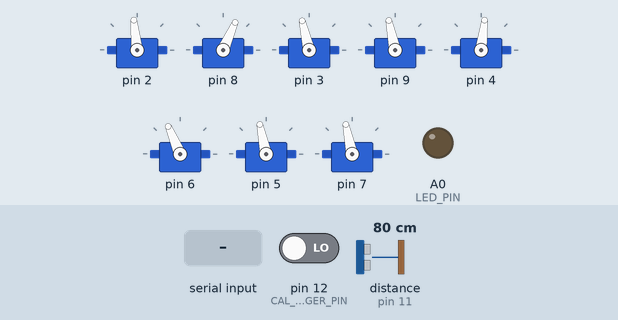
This sketch was run on a simulated Arduino Nano, built with avr-gcc and run on an emulated ATmega328P. Shown: 8 × servo, output pins drawn as LEDs (lit = HIGH). Wiring (inferred from the names in the program): ultrasonic range finder: trigger pin 10; echo pin 11. The test bench sets the inputs (shaded band); at power-on: distance to the obstacle (sensor on pin 11) 80 cm, pin 12 (CAL_TRIGGER_PIN) LOW. The echo pulse lasts 58.3 µs per cm; random numbers use the default seed unless the sketch sets one; EEPROM starts erased; pins used as bus, display or sensor lines are not drawn.

Above: at 4.0 s.
4.1 s: distance to the obstacle (sensor on pin 11) set to 12 cm
At 4.9 s:
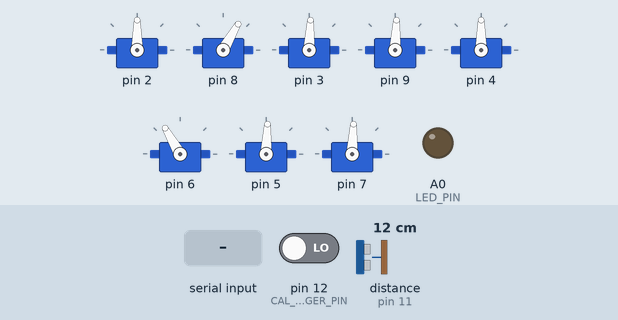
9.4 s: distance to the obstacle (sensor on pin 11) set to 9 cm
At 11.8 s:
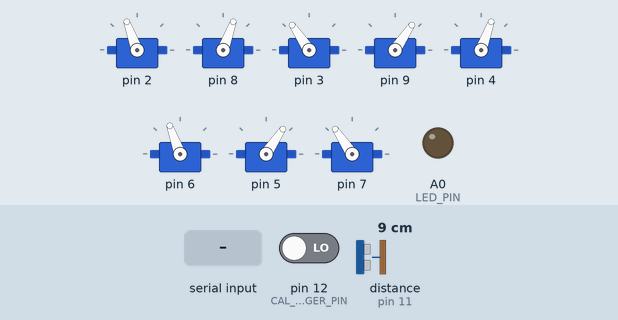
14.7 s: "<30,150>" received over Serial
At 15.7 s:
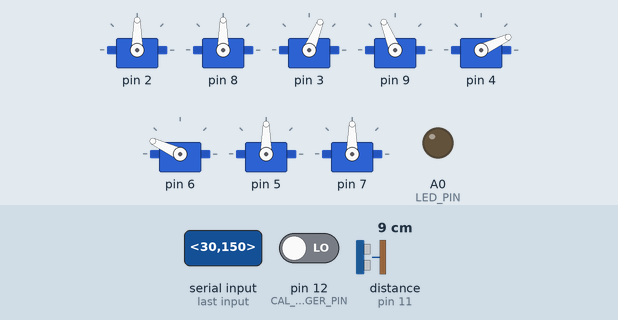
20.0 s: "<Z>" received over Serial
At 22.7 s:
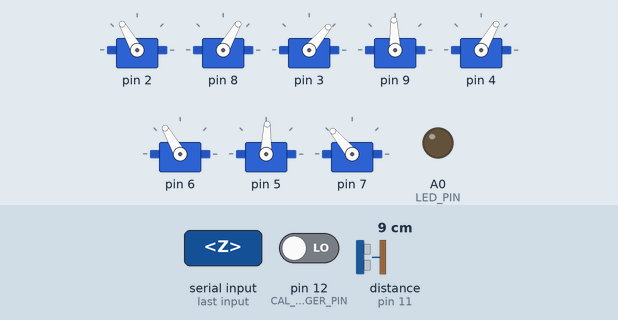
25.3 s: distance to the obstacle (sensor on pin 11) set to 35 cm
30.6 s: "<a>" received over Serial
Timing chart, 0 to 49.8 s (numbered marks = the images above; inputs shaded):
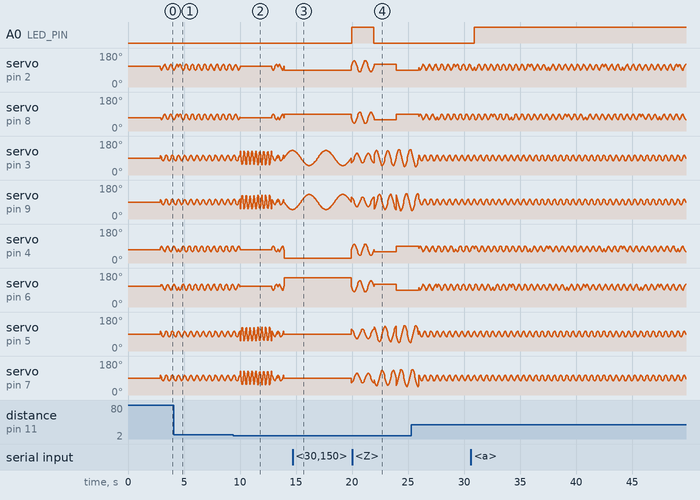

The sketch:

minikame.ino
```cpp
#include <Arduino.h>
#include "MiniKame.h"

//uncomment out below line if you want to use HC_SR04 sensor
#define __HC_SR04__

#ifdef __HC_SR04__
#define HC_SR04_TRIGGER_PIN 10
#define HC_SR04_ECHO_PIN 11
#define MIN_DISTANCE 10
#define MAX_DISTANCE MIN_DISTANCE + 10
#endif

#define CAL_TRIGGER_PIN 12
#define LED_PIN A0
//#define TIME_INTERVAL 5000
//#define TIME_INTERVAL 2000

#define FORWARD 'f'
#define ROTATE_LEFT 'j'
#define LEFT 'l'
#define STAND 's'
#define RIGHT 'r'
#define ROTATE_RIGHT 'k'
#define BACKWARD 'b'
#define PUSHUP 'g'
#define HELLO 'c'
#define RIGHT_BACK 'e'
#define DANCE 'd'
#define MOONWALK 'h'
#define JUMP 'p'
#define SWIM 'n'
#define PADDLE 'q'

MiniKame robot;

volatile boolean auto_mode = true;
bool state = true;
char cmd = STAND;
boolean random_walk = false;
static int calls = 0;

void setup() {
  Serial.begin(115200);

#ifdef __HC_SR04__
  pinMode(HC_SR04_TRIGGER_PIN, OUTPUT);
  pinMode(HC_SR04_ECHO_PIN, INPUT);
#endif
  randomSeed(analogRead(A7));

  //
  robot.init();
  delay(2000);

  //begin: triggering delay for servo calibrating
  pinMode(CAL_TRIGGER_PIN, OUTPUT);
  digitalWrite(CAL_TRIGGER_PIN, 0);
  pinMode(CAL_TRIGGER_PIN, INPUT);
  while (digitalRead(CAL_TRIGGER_PIN)) {
    analogWrite(LED_PIN, 128 * state); // on calibarting indication LED
    delay(1000);
    state = !state;
  }
  analogWrite(LED_PIN, 0); // off calibarting indication LED
  //end:
}

void loop() {
  if (auto_mode) {
    if (random_walk)
      gaits2(0);
    else
      gaits2(1);
  } else {
    gaits(cmd);
  }
}

void serialEvent() {
  char tmp = -1;
  boolean taken = false;

  while (Serial.available()) {
    state = !state;
    analogWrite(LED_PIN, 128 * state); //flashing LED indicating cmd received
    tmp = Serial.read (); //Serial.println(cmd);
    not_gaits(tmp);
    taken = gaits(tmp);
    if (taken) cmd = tmp;
  }
}

boolean gaits(char cmd) {
  bool taken = true;
  switch (cmd) {
    case PUSHUP:
      robot.walk();
      break;
    case FORWARD:
      robot.walk();
      break;
    case BACKWARD:
      robot.walk(0);
      break;
    case RIGHT:
      robot.turnR(1, 550);
	  robot.walk();
      break;
	case ROTATE_RIGHT:
      robot.turnR(1, 550);
      break;
    case LEFT:
      robot.turnL(1, 550);
	  robot.walk();
      break;
    case ROTATE_LEFT:
      robot.turnL(1, 550);
      break;
    case HELLO:
      robot.turnR(1, 750);
      robot.walk();
      break;
    case RIGHT_BACK:
      robot.turnR(1, 550);
      robot.walk(0);
      break;
    case DANCE:
      robot.turnL(1, 550);
      robot.walk();
      break;
    case MOONWALK:
      robot.turnL(1, 550);
      robot.walk(0);
      break;
    case STAND:
      robot.home();
      break;
	case JUMP:
      robot.jump();
      break;
	case SWIM:
      robot.swim();
      break;
	case PADDLE:
      robot.paddle();
      break;
    default:
      taken = false;
  }
  return taken;
}

void not_gaits(char cmd) {
  static short receivedNumber = 0;
  static bool negative = false;
  static byte channel = 1;

  switch (cmd) {
    case 'L':
      robot.loadTrim();
      break;
    case 'S':
      robot.storeTrim();
      break;
    case  '<':  // fall through to start a new number with prefix x,y char
      receivedNumber = 0;
      channel = 0;
      negative = false;
      break;
    case 'x':
      channel = 1;
      break;
    case 'y':
      channel = 2;
      break;
    case 'z':
      channel = 3;
      break;
    case 'Z':
      channel = 4;
      break;
    case 'a':
      channel = 5;
      break;
    case 'A':
      channel = 6;
      break;
    case '0' ... '9':
      receivedNumber *= 10;
      receivedNumber += cmd - '0';
      break;
    case '-':
      negative = true;
      break;
    case '>': // end of getting a number in format of <[x,y,z,a]number>
      if (negative) receivedNumber = -receivedNumber;
      switch (channel) {
        case 1:
          if (receivedNumber >= 127) {
            state = auto_mode = false;
            analogWrite(LED_PIN, 0);
            robot.home();
          }
          else {
            state = auto_mode = true;
            analogWrite(LED_PIN, 128);
          }
          break;
        case 2:
          if (receivedNumber >= 127)
            random_walk = false;
          else
            random_walk = true;
          break;
        case 3:
          if (auto_mode) break;
          robot.setTrim(FRONT_RIGHT_HIP, receivedNumber);
          robot.home();
          break;
        case 4:
          if (auto_mode) break;
          robot.setTrim(FRONT_LEFT_HIP, receivedNumber);
          robot.home();
          break;
        case 5:
          if (auto_mode) break;
          robot.setTrim(BACK_RIGHT_HIP, receivedNumber);
          robot.home();
          break;
        case 6:
          if (auto_mode) break;
          robot.setTrim(BACK_LEFT_HIP, receivedNumber);
          robot.home();
          break;
      }  // end of inner switch
      break;
  } // end of switch

}

void gaits2(int pattern) {
  char movements[] = {FORWARD, ROTATE_LEFT, LEFT, STAND, ROTATE_RIGHT, RIGHT, BACKWARD, HELLO, RIGHT_BACK, DANCE, MOONWALK, PUSHUP, JUMP, SWIM, PADDLE};
  char movements2[] = {FORWARD, ROTATE_LEFT, FORWARD, ROTATE_RIGHT, FORWARD};
  static unsigned long cur_time = 0, prev_time = 0;
  static char cmd = FORWARD, prev_cmd = -1;
  static int c = 0;
  static unsigned long time_interval = 3000;
  if (cmd != FORWARD) {
	time_interval = 1000;
  }
  cur_time = millis();
  if (cur_time - prev_time >= time_interval) {
    prev_time = cur_time;
    do {
      switch (pattern) {
        case 0: c = (int)random(0, sizeof(movements));
          cmd = movements[c];
          break;
        case 1:  c = c % sizeof(movements2);
          cmd = movements2[c++];
          break;
        default:
          pattern = 0;
      }
    } while (cmd == prev_cmd);
    prev_cmd = cmd; //Serial.println(cmd);
  }
#ifdef __HC_SR04__
  cmd = detect_obstacle(cmd);
#endif
  switch (cmd) {
    case PUSHUP:
      robot.pushUp(2, 3000);
      break;
    case FORWARD:
      robot.run();
      break;
    case BACKWARD:
      robot.run(0, 5);
      break;
    case RIGHT:
      robot.turnR(1, 550);
	  robot.home();
      break;
	case ROTATE_RIGHT:
      robot.turnR(3, 550);
      break;
    case LEFT:
      robot.turnL(1, 550);
	  robot.home();
      break;
    case ROTATE_LEFT:
      robot.turnL(3, 550);
      break;
    case HELLO:
      robot.hello();
      break;
    case DANCE:
      robot.dance(2, 1000);
      break;
    case RIGHT_BACK:
      robot.frontBack(2, 1000);
      break;
    case MOONWALK:
      robot.moonwalkL(2, 1000);
      break;
    case STAND:
      robot.upDown(4, 350);
      break;
	case JUMP:
      robot.jump();
      break;
	case SWIM:
      robot.swim();
      break;
	case PADDLE:
      robot.paddle();
      break;
  }
}


#ifdef __HC_SR04__
char detect_obstacle(char cmd) {
  char movements[] = {STAND, LEFT, RIGHT, HELLO, RIGHT_BACK, DANCE, MOONWALK, PUSHUP, SWIM, PADDLE};
  char i = cmd;
  long cm = distance_measure();
  if (cm < MIN_DISTANCE) {
	 if (calls == 11) {
		calls = 0;
	 } else {
		calls++;
	 }
	 switch (calls) {
	   case 3:
	     i = LEFT;
		 break;
	   case 4:
		 i = RIGHT;
		 break;
	   case 5:
		 i = PUSHUP;
		 break;
	   case 6:
		 i = RIGHT_BACK;
		 break;
	   case 7:
		 i = DANCE;
		 break;
	   case 8:
		 i = MOONWALK;
		 break;
	   case 9:
		 i = SWIM;
		 break;
	   case 10:
		 i = PADDLE;
		 break;
	   case 11:
		 i = HELLO;
		 break;
       default:
		 i = STAND;
	 }
  } else if (cm >= MIN_DISTANCE && cm <= MAX_DISTANCE) {
    i = BACKWARD;
  }
  return i;
}

long distance_measure()
{
  // establish variables for duration of the ping,
  // and the distance result in inches and centimeters:
  long duration, cm;

  // The PING))) is triggered by a HIGH pulse of 2 or more microseconds.
  // Give a short LOW pulse beforehand to ensure a clean HIGH pulse:

  digitalWrite(HC_SR04_TRIGGER_PIN, LOW);
  delayMicroseconds(2);
  digitalWrite(HC_SR04_TRIGGER_PIN, HIGH);
  delayMicroseconds(5);
  digitalWrite(HC_SR04_TRIGGER_PIN, LOW);

  // The same pin is used to read the signal from the PING))): a HIGH
  // pulse whose duration is the time (in microseconds) from the sending
  // of the ping to the reception of its echo off of an object.
  duration = pulseIn(HC_SR04_ECHO_PIN, HIGH);

  // The speed of sound is 340 m/s or 29 microseconds per centimeter.
  // The ping travels out and back, so to find the distance of the
  // object we take half of the distance travelled.
  cm =  duration / 29 / 2;
  //Serial.print(cm);
  //Serial.println("cm");
  // delay(100);
  return cm;
}
#endif
```

MiniKame.h
```cpp
#ifndef minikame_h
#define minikame_h
#include "Octosnake.h"

// servo index to board_pins

#define FRONT_RIGHT_HIP 0
#define FRONT_LEFT_HIP 1
#define FRONT_RIGHT_LEG 2
#define FRONT_LEFT_LEG 3
#define BACK_RIGHT_HIP 4
#define BACK_LEFT_HIP 5
#define BACK_RIGHT_LEG 6
#define BACK_LEFT_LEG 7

class MiniKame {

  public:
    MiniKame();
    void init();
    void run(int dir = 1, float steps = 3, float T = 550);
    void walk(int dir = 1, float steps = 3, float T = 550);
    void omniWalk(float steps, float T, bool side, float turn_factor);
    void turnL(float steps, float period);
    void turnR(float steps, float period);
    void moonwalkL(float steps, float period);
    void dance(float steps, float period);
    void upDown(float steps, float period);
    void pushUp(float steps, float period);
    void hello();
    void jump();
	void swim();
	void paddle();
    void home();
    void frontBack(float steps, float period);

    void setServo(int id, float target);
    void reverseServo(int id);
    float getServo(int id);
    void moveServos(int time, float target[8]);
    void setTrim(int index, int value) {
      trim[index] = value;
    }
    void storeTrim();
    void loadTrim();
  private:
    Oscillator oscillator[8];
    Servo servo[8];
    int board_pins[8];
    int trim[8]; //deviation servo offset
    bool reverse[8];
    unsigned long _init_time;
    unsigned long _final_time;
    unsigned long _partial_time;
    float _increment[8];
    float _servo_position[8];

    void execute(float steps, float period[8], int amplitude[8], int offset[8], int phase[8]);
    inline int angToUsec(float value) {
      return value / 180 * (MAX_PULSE_WIDTH - MIN_PULSE_WIDTH) + MIN_PULSE_WIDTH;
    };
    int EEPROMReadWord(int p_address);
    void EEPROMWriteWord(int p_address, int p_value);
};

#endif
```

Octosnake.cpp
```cpp
#include "Octosnake.h"
#include <Servo.h>

Oscillator::Oscillator(){
    _period = 2000;
    _amplitude = 50;
    _phase = 0;
    _offset = 0;
    _stop = true;
    _ref_time = millis();
    _delta_time = 0;
}

float Oscillator::refresh(){
    if (!_stop){
        _delta_time = (millis()-_ref_time) % _period;
        _output =   (float)_amplitude*sin(time_to_radians(_delta_time)
                    + degrees_to_radians(_phase))
                    + _offset;
    }

    return _output;
}

void Oscillator::reset(){
    _ref_time = millis();
}

void Oscillator::start(){
    reset();
    _stop = false;
}

void Oscillator::start(unsigned long ref_time){
    _ref_time = ref_time;
    _stop = false;
}

void Oscillator::stop(){
    _stop = true;
}

void Oscillator::setPeriod(int period){
    _period = period;
}

void Oscillator::setAmplitude(int amplitude){
    _amplitude = amplitude;
}

void Oscillator::setPhase(int phase){
    _phase = phase;
}

void Oscillator::setOffset(int offset){
    _offset = offset;
}

void Oscillator::setTime(unsigned long ref){
    _ref_time = ref;
}

float Oscillator::getOutput(){
    return _output;
}

unsigned long Oscillator::getTime(){
    return _ref_time;
}

float Oscillator::getPhaseProgress(){
    return ((float)_delta_time/_period) * 360;
}

float Oscillator::time_to_radians(double time){
    return time*2*PI/_period;
}

float Oscillator::degrees_to_radians(float degrees){
    return degrees*2*PI/360;
}

float Oscillator::degrees_to_time(float degrees){
    return degrees*_period/360;
}
```

Octosnake.h
```cpp
#ifndef octosnake_h
#define octosnake_h

#include <Arduino.h>
#include <Servo.h>

#ifndef PI
  #define PI 3.14159
#endif


class Oscillator{

    public:
        Oscillator();
        float refresh();
        void reset();
        void start();
        void start(unsigned long ref_time);
        void stop();
        float time_to_radians(double time);
        float degrees_to_radians(float degrees);
        float degrees_to_time(float degrees);
        void setPeriod(int period);
        void setAmplitude(int amplitude);
        void setPhase(int phase);
        void setOffset(int offset);
        void setTime(unsigned long ref);
        float getOutput();
        float getPhaseProgress();
        unsigned long getTime();

    private:
        int _period;
        int _amplitude;
        int _phase;
        int _offset;
        float _output;
        bool _stop;
        unsigned long _ref_time = 0;
        float _delta_time = 0;
};

#endif
```

Source omitted: MiniKame.cpp (13880 bytes)

Measured:
- the behaviour switches between 11 and 10 cm on distance to the obstacle (sensor on pin 11) (found by bisection; images 1 and 2)
- after the input at 14.7 s, A0 (LED_PIN): LOW → HIGH after 5.3 s
- after the input at 20.0 s, A0 (LED_PIN): HIGH → LOW after 1.9 s
